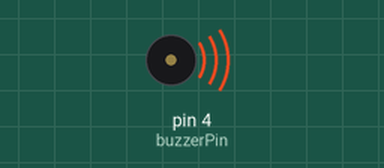
The sketch below on a simulated Arduino Uno, built with avr-gcc and run on an emulated ATmega328P. On the bench: buzzer (waves = sounding, pin HIGH).

Above: at 0.05 s.
At 2.3 s:
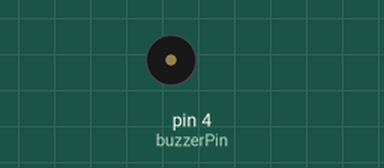
Timing chart, 0 to 3.0 s (numbered marks = the images above):
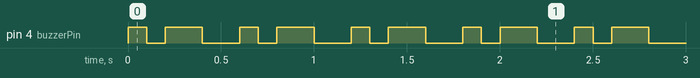

The sketch:

Sound_The_Buzzer_Native.ino
```cpp
int buzzerPin=4;

void setup()
{
  pinMode(buzzerPin,OUTPUT);
}

void loop()
{
  unsigned char i,j;
  while(1)
  {
    for(i=0;i<80;i++);                            //One frequency
    {
      digitalWrite(buzzerPin,HIGH);               //Sound
      delay(100);                                 //Delay100ms
      digitalWrite(buzzerPin,LOW);                //Stop
      delay(100);                                 //Delay100ms
      for(i=0;i<100;i++);                         //Another Frequency
      {
        digitalWrite(buzzerPin,HIGH);
        delay(200);
        digitalWrite(buzzerPin,LOW);
        delay(200);
      }
    }
  }
}
```

Measured:
- by itself, pin 4 (buzzerPin): repeats every 0.60 s: LOW 0.10 s, HIGH 0.20 s, LOW 0.20 s, HIGH 0.10 s
- by itself, everything shown: repeats every 0.60 s, in 4 steps
